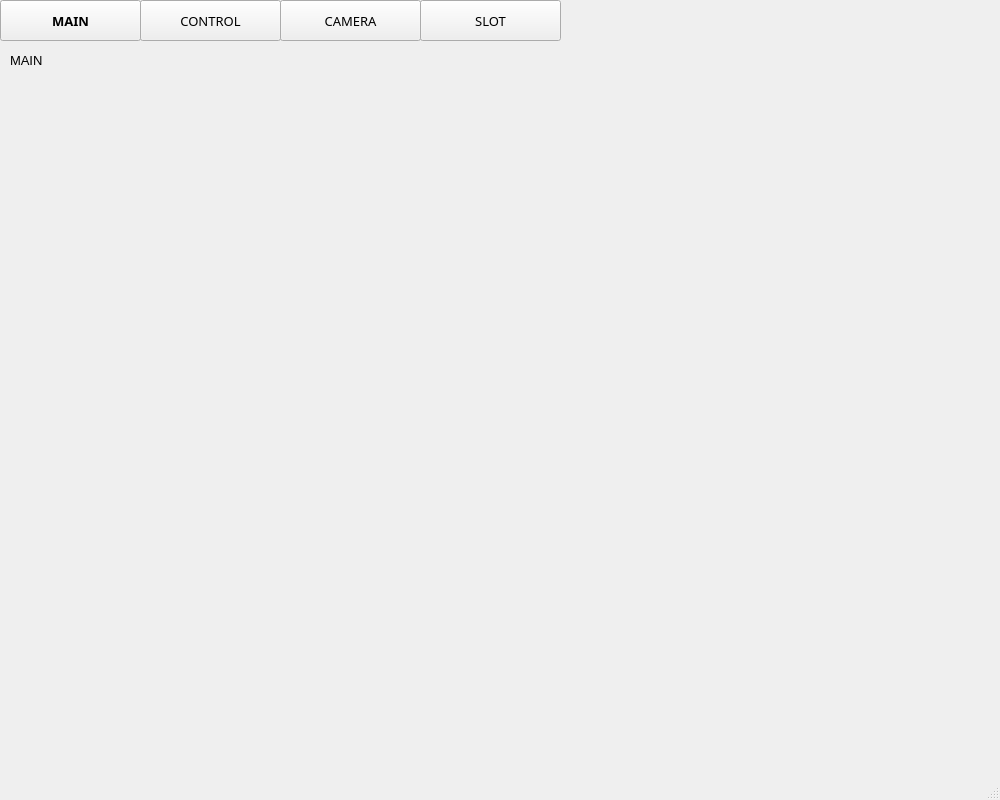
<?xml version="1.0" encoding="UTF-8"?>
<ui version="4.0">
 <class>MainWindow</class>
 <widget class="QMainWindow" name="MainWindow">
  <property name="geometry">
   <rect>
    <x>0</x>
    <y>0</y>
    <width>1000</width>
    <height>800</height>
   </rect>
  </property>
  <property name="windowTitle">
   <string>MainWindow</string>
  </property>
  <widget class="QWidget" name="centralwidget">
   <widget class="QPushButton" name="main">
    <property name="geometry">
     <rect>
      <x>0</x>
      <y>0</y>
      <width>141</width>
      <height>41</height>
     </rect>
    </property>
    <property name="font">
     <font>
      <family>Arial Black</family>
      <pointsize>10</pointsize>
      <weight>75</weight>
      <bold>true</bold>
     </font>
    </property>
    <property name="text">
     <string>MAIN</string>
    </property>
   </widget>
   <widget class="QPushButton" name="control">
    <property name="geometry">
     <rect>
      <x>140</x>
      <y>0</y>
      <width>141</width>
      <height>41</height>
     </rect>
    </property>
    <property name="font">
     <font>
      <family>Arial Black</family>
      <pointsize>10</pointsize>
     </font>
    </property>
    <property name="text">
     <string>CONTROL</string>
    </property>
   </widget>
   <widget class="QPushButton" name="camera">
    <property name="geometry">
     <rect>
      <x>280</x>
      <y>0</y>
      <width>141</width>
      <height>41</height>
     </rect>
    </property>
    <property name="font">
     <font>
      <family>Arial Black</family>
      <pointsize>10</pointsize>
     </font>
    </property>
    <property name="text">
     <string>CAMERA</string>
    </property>
   </widget>
   <widget class="QPushButton" name="slot">
    <property name="geometry">
     <rect>
      <x>420</x>
      <y>0</y>
      <width>141</width>
      <height>41</height>
     </rect>
    </property>
    <property name="font">
     <font>
      <family>Arial Black</family>
      <pointsize>10</pointsize>
     </font>
    </property>
    <property name="text">
     <string>SLOT</string>
    </property>
   </widget>
   <widget class="QStackedWidget" name="stackedWidget">
    <property name="geometry">
     <rect>
      <x>0</x>
      <y>40</y>
      <width>991</width>
      <height>721</height>
     </rect>
    </property>
    <property name="currentIndex">
     <number>0</number>
    </property>
    <widget class="QWidget" name="page_main">
     <widget class="QLabel" name="label_1">
      <property name="geometry">
       <rect>
        <x>10</x>
        <y>10</y>
        <width>61</width>
        <height>21</height>
       </rect>
      </property>
      <property name="font">
       <font>
        <pointsize>10</pointsize>
       </font>
      </property>
      <property name="styleSheet">
       <string notr="true">color:# FFF;</string>
      </property>
      <property name="text">
       <string>MAIN</string>
      </property>
     </widget>
    </widget>
    <widget class="QWidget" name="page_camera">
     <widget class="QLabel" name="label_3">
      <property name="geometry">
       <rect>
        <x>20</x>
        <y>20</y>
        <width>71</width>
        <height>16</height>
       </rect>
      </property>
      <property name="font">
       <font>
        <pointsize>10</pointsize>
       </font>
      </property>
      <property name="styleSheet">
       <string notr="true">color:# FFF;</string>
      </property>
      <property name="text">
       <string>CAMERA</string>
      </property>
     </widget>
    </widget>
    <widget class="QWidget" name="page_slot">
     <widget class="QLabel" name="label_4">
      <property name="geometry">
       <rect>
        <x>20</x>
        <y>20</y>
        <width>55</width>
        <height>16</height>
       </rect>
      </property>
      <property name="font">
       <font>
        <pointsize>10</pointsize>
       </font>
      </property>
      <property name="styleSheet">
       <string notr="true">color:# FFF;</string>
      </property>
      <property name="text">
       <string>SLOT</string>
      </property>
     </widget>
    </widget>
    <widget class="QWidget" name="page_control">
     <widget class="QLabel" name="label_2">
      <property name="geometry">
       <rect>
        <x>10</x>
        <y>10</y>
        <width>81</width>
        <height>16</height>
       </rect>
      </property>
      <property name="font">
       <font>
        <pointsize>10</pointsize>
       </font>
      </property>
      <property name="styleSheet">
       <string notr="true">color:# FFF;</string>
      </property>
      <property name="text">
       <string>CONTROL</string>
      </property>
     </widget>
    </widget>
   </widget>
  </widget>
  <widget class="QMenuBar" name="menubar">
   <property name="geometry">
    <rect>
     <x>0</x>
     <y>0</y>
     <width>1000</width>
     <height>26</height>
    </rect>
   </property>
  </widget>
  <widget class="QStatusBar" name="statusbar"/>
 </widget>
 <resources/>
 <connections/>
</ui>
